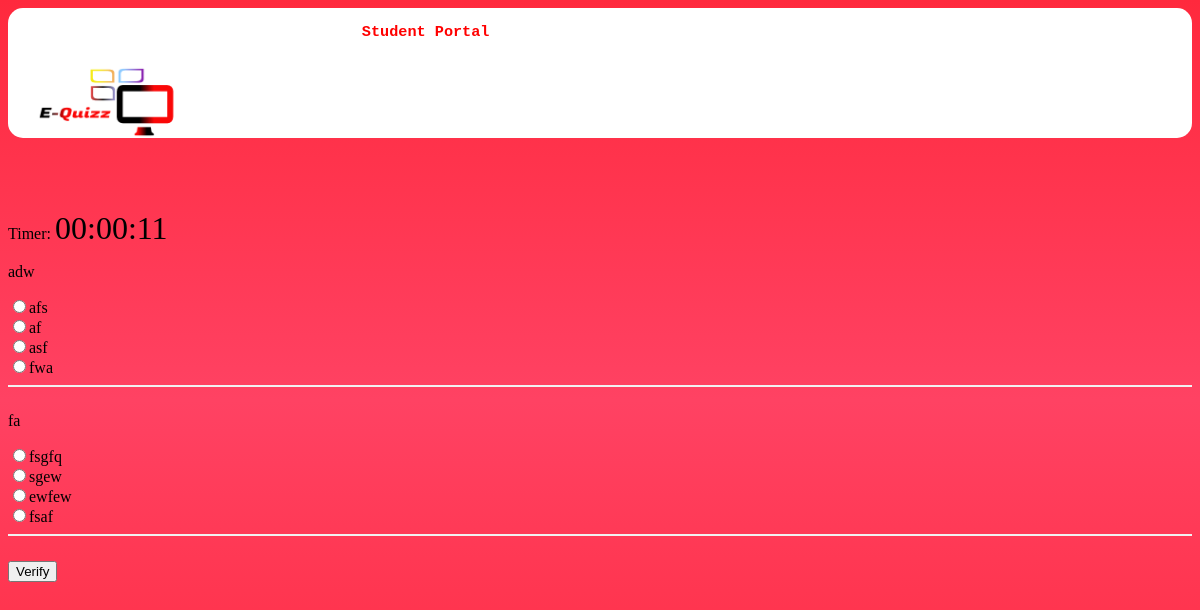
The page /E-Quiz/test.php?test_id=21 on the database its author committed.
### tables this page shows
CREATE TABLE `questions` (
  `questionId` int(11) NOT NULL,
  `test_id` int(11) NOT NULL,
  `question` varchar(100) NOT NULL,
  `option1` varchar(50) NOT NULL,
  `option2` varchar(50) NOT NULL,
  `option3` varchar(50) DEFAULT NULL,
  `option4` varchar(50) DEFAULT NULL,
  `answer` int(11) NOT NULL
);

### E-Quiz/test.php (the view, shortened to what this page needs)
<html>
<head>
</head>
    <body id="grad">
<header><pre> <img style="height:220x;width:190px;" src="logo.png"><span style="float:right"><h3>Student Portal                                                                             </h3></pre></span></header><br><br><br><br>
<?php
$connection = mysqli_connect("localhost", "root", "","equizz") or die ("could not connect to database");
$testId = $_GET['test_id'];
$query = "SELECT * FROM tests WHERE test_id='$testId'";
$result = mysqli_query($connection, $query);
$row = mysqli_fetch_assoc($result);
$duration = $row['duration'];
echo <<<MULTI_LINE_STRING
<script>
var duration = $duration;
var xyz = setInterval(timer, 1000);
var redirectionDuration = 0;
function timer() {
	if (duration <= 0) {
		var date = new Date(null);
		date.setSeconds(redirectionDuration);
		document.getElementById("timer").innerHTML = '<b><span style="color: red">Times up! You will be redirected in ' + date.toISOString().substr(11, 8) + ' </span></b>';
		if (redirectionDuration == 0) {
			document.getElementById("verify").click();
		}
		redirectionDuration--;
	}
	else {
		var date = new Date(null);
		date.setSeconds(duration);
		document.getElementById("timer").innerHTML = date.toISOString().substr(11, 8);
		duration--;
		if (duration == 0) {
			document.getElementById("timer").innerHTML = '<b><span style="color: red">Times up!</span></b>';
			redirectionDuration = 5;
		}
	}
}
</script>
Timer: <span id="timer"></span>
MULTI_LINE_STRING;
$query = "SELECT * FROM Questions WHERE test_id = '$testId'";
$result = mysqli_query($connection, $query);
$i = 0;
echo	'<form action="result.php" method="POST">';
while ($row = mysqli_fetch_assoc($result)) {
	$question_id = $row['questionId'];
	$question = $row['question'];
	$option1 = $row['option1'];
	$option2 = $row['option2'];
	$option3 = $row['option3'];
	$option4 = $row['option4'];
	echo <<<MULTI_LINE_STRING
	<p>$question</p>
		<input type="text" name="question_$i" value="$question_id" style="display: none"></input>
		<input type="radio" name="answer_$question_id" value="1">$option1</input><br />
		<input type="radio" name="answer_$question_id" value="2">$option2</input><br />
		<input type="radio" name="answer_$question_id" value="3">$option3</input><br />
		<input type="radio" name="answer_$question_id" value="4">$option4</input><br />
		<hr />
MULTI_LINE_STRING;
	$i = $i + 1;
}
echo '<input type="submit" id="verify" value="Verify"></input>';
echo '</form>';
?>
    </body>
    </html>

### E-Quiz/test.php (style rules this page uses)
#grad { background: linear-gradient(#FF293D,#FF4263,#FF293D) }
header, footer { width:100%; height:130px; border-radius:15px; color:#ff0000 ; background-color: white; }
hr { border: 1px solid #f1f1f1; margin-bottom: 25px; }
#timer { font-size: 32px; font-family: }

### rows shown on the page
questions: question "adw", option1 "afs", option2 "af", option3 "asf", option4 "fwa"
questions: question "fa", option1 "fsgfq", option2 "sgew", option3 "ewfew", option4 "fsaf"
